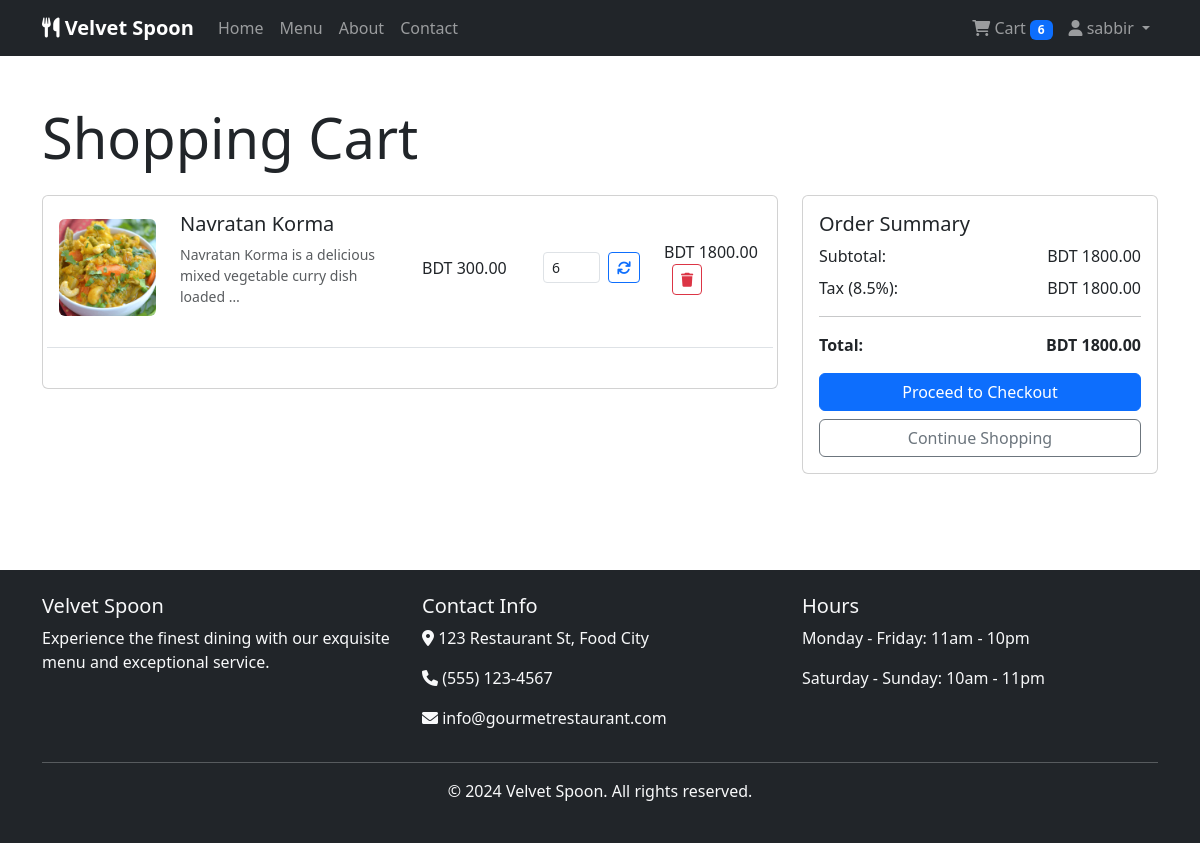
The app's page /orders/cart/ (signed in) with its own data.
### accounts/models.py (models this page shows, shortened)
class User(AbstractUser):
    ROLE_CHOICES = (
        ('customer', 'Customer'),
        ('staff', 'Staff'),
        ('admin', 'Admin'),
    )
    role = models.CharField(max_length=20, choices=ROLE_CHOICES, default='customer')
    phone_number = models.CharField(max_length=15, blank=True)
    address = models.TextField(blank=True)
    created_at = models.DateTimeField(auto_now_add=True)
    updated_at = models.DateTimeField(auto_now=True)
    def is_staff_member(self):
        return self.role == 'staff'
    def is_admin(self):
        return self.role == 'admin'

### orders/models.py (models this page shows, shortened)
class CartItem(models.Model):
    cart = models.ForeignKey(Cart, on_delete=models.CASCADE, related_name='items')
    menu_item = models.ForeignKey(MenuItem, on_delete=models.CASCADE)
    quantity = models.PositiveIntegerField(default=1)
    special_instructions = models.TextField(blank=True)
    created_at = models.DateTimeField(auto_now_add=True)
    class Meta:
        unique_together = ['cart', 'menu_item']
    @property
    def total_price(self):
        return self.menu_item.price * self.quantity

class Cart(models.Model):
    user = models.OneToOneField(User, on_delete=models.CASCADE, related_name='cart')
    created_at = models.DateTimeField(auto_now_add=True)
    updated_at = models.DateTimeField(auto_now=True)
    @property
    def total_price(self):
        return sum(item.total_price for item in self.items.all())
    @property
    def total_items(self):
        return sum(item.quantity for item in self.items.all())

### menu/models.py (models this page shows, shortened)
class MenuItem(models.Model):
    name = models.CharField(max_length=200)
    description = models.TextField()
    price = models.DecimalField(max_digits=8, decimal_places=2)
    category = models.ForeignKey(Category, on_delete=models.CASCADE, related_name='menu_items')
    image = models.ImageField(upload_to='menu_items/', blank=True, null=True)
    is_available = models.BooleanField(default=True)
    preparation_time = models.IntegerField(help_text='Preparation time in minutes', default=15)
    calories = models.IntegerField(blank=True, null=True)
    is_vegetarian = models.BooleanField(default=False)
    is_spicy = models.BooleanField(default=False)
    created_at = models.DateTimeField(auto_now_add=True)
    updated_at = models.DateTimeField(auto_now=True)
    class Meta:
        ordering = ['category', 'name']

### orders/views.py (the view)
# urls.py: path('cart/', views.cart_view, name='cart_view'),
@login_required
def cart_view(request):
    cart, created = Cart.objects.get_or_create(user=request.user)
    return render(request, 'orders/cart.html', {'cart': cart})

### orders/context_processors.py (called while the page is built)
def cart_item_count(request):
    if request.user.is_authenticated:
        try:
            from .models import Cart
            cart = Cart.objects.filter(user=request.user).first()
            if cart:
                return {'cart_item_count': cart.total_items}
        except:
            pass
    return {'cart_item_count': 0}

### templates/orders/cart.html (shortened to what this page needs)
{% extends 'base.html' %}
{% block content %}
<div class="container py-5">
    <div class="row">
        <div class="col-12">
            <h1 class="display-4 mb-4">Shopping Cart</h1>
        </div>
    </div>
    {% if cart.items.all %}
    <div class="row">
        <div class="col-lg-8">
            <div class="card">
                <div class="card-body">
                    {% for item in cart.items.all %}
                    <div class="row align-items-center mb-4 pb-4 border-bottom">
                        <div class="col-md-2">
                            {% if item.menu_item.image %}
                            <img src="{{ item.menu_item.image.url }}" class="img-fluid rounded" alt="{{ item.menu_item.name }}">
                            {% else %}
                            <img src="/static/images/default-food.jpg" class="img-fluid rounded" alt="{{ item.menu_item.name }}">
                            {% endif %}
                        </div>
                        <div class="col-md-4">
                            <h5 class="card-title">{{ item.menu_item.name }}</h5>
                            <p class="text-muted small">{{ item.menu_item.description|truncatewords:10 }}</p>
                        </div>
                        <div class="col-md-2">
                            <span class="h6">BDT {{ item.menu_item.price }}</span>
                        </div>
                        <div class="col-md-2">
                            <form action="{% url 'update_cart_item' item.id %}" method="post" class="d-flex align-items-center">
                                <input type="number" name="quantity" value="{{ item.quantity }}" min="1" max="10" class="form-control form-control-sm">
                                <button type="submit" class="btn btn-sm btn-outline-primary ms-2">
                                    <i class="fas fa-sync"></i>
                                </button>
                            </form>
                        </div>
                        <div class="col-md-2">
                            <span class="h6">BDT {{ item.total_price }}</span>
                            <form action="{% url 'remove_from_cart' item.id %}" method="post" class="d-inline">
                                <button type="submit" class="btn btn-sm btn-outline-danger ms-2">
                                    <i class="fas fa-trash"></i>
                                </button>
                            </form>
                        </div>
                    </div>
                    {% endfor %}
                </div>
            </div>
        </div>
        <div class="col-lg-4">
            <div class="card">
                <div class="card-body">
                    <h5 class="card-title">Order Summary</h5>
                    <div class="d-flex justify-content-between mb-2">
                        <span>Subtotal:</span>
                        <span>BDT {{ cart.total_price }}</span>
                    </div>
                    <div class="d-flex justify-content-between mb-2">
                        <span>Tax (8.5%):</span>
                        <span>BDT {{ cart.total_price|floatformat:2 }}</span>
                    </div>
                    <hr>
                    <div class="d-flex justify-content-between mb-3">
                        <strong>Total:</strong>
                        <strong>BDT {{ cart.total_price }}</strong>
                    </div>
                    <a href="{% url 'checkout' %}" class="btn btn-primary w-100">Proceed to Checkout</a>
                    <a href="{% url 'menu_list' %}" class="btn btn-outline-secondary w-100 mt-2">Continue Shopping</a>
                </div>
            </div>
        </div>
    </div>
    {% endif %}
</div>
{% endblock %}

### templates/base.html (shortened to what this page needs)
<!DOCTYPE html>
<html lang="en">
<head>
    <link href="https://cdn.jsdelivr.net/npm/bootstrap@5.3.0/dist/css/bootstrap.min.css" rel="stylesheet">
    <link href="https://cdnjs.cloudflare.com/ajax/libs/font-awesome/6.0.0/css/all.min.css" rel="stylesheet">
</head>
<body>
    <nav class="navbar navbar-expand-lg navbar-dark bg-dark">
        <div class="container">
            <a class="navbar-brand" href="{% url 'home' %}">
                <i class="fas fa-utensils"></i> Velvet Spoon
            </a>
            <div class="collapse navbar-collapse" id="navbarNav">
                <ul class="navbar-nav me-auto">
                    <li class="nav-item">
                        <a class="nav-link" href="{% url 'home' %}">Home</a>
                    </li>
                    <li class="nav-item">
                        <a class="nav-link" href="{% url 'menu_list' %}">Menu</a>
                    </li>
                    <li class="nav-item">
                        <a class="nav-link" href="{% url 'about' %}">About</a>
                    </li>
                    <li class="nav-item">
                        <a class="nav-link" href="{% url 'contact' %}">Contact</a>
                    </li>
                </ul>
                <ul class="navbar-nav">
                    {% if user.is_authenticated %}
                        <li class="nav-item">
                            <a class="nav-link" href="{% url 'cart_view' %}">
                                <i class="fas fa-shopping-cart"></i> Cart
                                {% if cart_item_count > 0 %}
                                    <span class="badge bg-primary cart-badge">{{ cart_item_count }}</span>
                                {% else %}
                                    <span class="badge bg-primary cart-badge" style="display: none;">0</span>
                                {% endif %}
                            </a>
                        </li>
                        <li class="nav-item dropdown">
                            <a class="nav-link dropdown-toggle" href="#" role="button" data-bs-toggle="dropdown">
                                <i class="fas fa-user"></i> {{ user.username }}
                            </a>
                        </li>
                    {% endif %}
                </ul>
            </div>
        </div>
    </nav>
    <main>
        {% block content %}
        {% endblock %}
    </main>
    <footer class="bg-dark text-light mt-5 py-4">
        <div class="container">
            <div class="row">
                <div class="col-md-4">
                    <h5>Velvet Spoon</h5>
                    <p>Experience the finest dining with our exquisite menu and exceptional service.</p>
                </div>
                <div class="col-md-4">
                    <h5>Contact Info</h5>
                    <p><i class="fas fa-map-marker-alt"></i> 123 Restaurant St, Food City</p>
                    <p><i class="fas fa-phone"></i> (555) 123-4567</p>
                    <p><i class="fas fa-envelope"></i> info@gourmetrestaurant.com</p>
                </div>
                <div class="col-md-4">
                    <h5>Hours</h5>
                    <p>Monday - Friday: 11am - 10pm</p>
                    <p>Saturday - Sunday: 10am - 11pm</p>
                </div>
            </div>
            <hr>
            <div class="text-center">
                <p>&copy; 2024 Velvet Spoon. All rights reserved.</p>
            </div>
        </div>
    </footer>
</body>
</html>

### templates/base.html (style rules this page uses)
.navbar-brand { font-weight: bold; }
.card { transition: transform 0.3s; }

### records on screen
User: username "sabbir"
CartItem: menu_item.image (picture), menu_item.name "Navratan Korma", menu_item.description "Navratan Korma is a delicious mixed vegetable curry dish loaded …", menu_item.price "300.00", quantity "6", total_price "1800.00"
Cart: total_price "1800.00"

### other values on screen
{{ cart_item_count }} "6"
